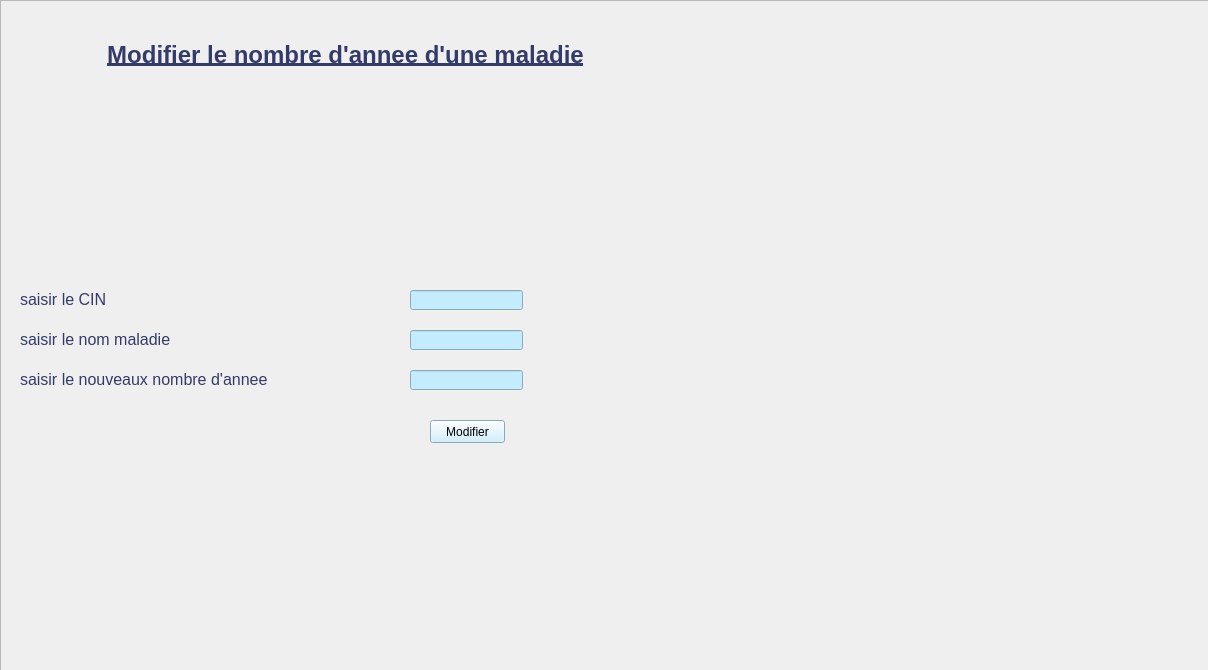
<?xml version="1.0" encoding="UTF-8"?>
<ui version="4.0">
 <class>w11</class>
 <widget class="QWidget" name="w11">
  <property name="geometry">
   <rect>
    <x>0</x>
    <y>0</y>
    <width>1208</width>
    <height>670</height>
   </rect>
  </property>
  <property name="windowTitle">
   <string>Form</string>
  </property>
  <widget class="QLabel" name="label">
   <property name="geometry">
    <rect>
     <x>70</x>
     <y>30</y>
     <width>551</width>
     <height>51</height>
    </rect>
   </property>
   <property name="text">
    <string>&lt;html&gt;&lt;head/&gt;&lt;body&gt;&lt;p align=&quot;center&quot;&gt;&lt;span style=&quot; font-size:18pt; font-weight:600; text-decoration: underline; color:#333b68;&quot;&gt;Modifier le nombre d'annee d'une maladie&lt;/span&gt;&lt;/p&gt;&lt;/body&gt;&lt;/html&gt;</string>
   </property>
  </widget>
  <widget class="QLabel" name="label_2">
   <property name="geometry">
    <rect>
     <x>20</x>
     <y>290</y>
     <width>91</width>
     <height>16</height>
    </rect>
   </property>
   <property name="text">
    <string>&lt;html&gt;&lt;head/&gt;&lt;body&gt;&lt;p&gt;&lt;span style=&quot; font-size:12pt; color:#333b68;&quot;&gt;saisir le CIN&lt;/span&gt;&lt;/p&gt;&lt;/body&gt;&lt;/html&gt;</string>
   </property>
  </widget>
  <widget class="QLabel" name="label_3">
   <property name="geometry">
    <rect>
     <x>20</x>
     <y>330</y>
     <width>161</width>
     <height>16</height>
    </rect>
   </property>
   <property name="text">
    <string>&lt;html&gt;&lt;head/&gt;&lt;body&gt;&lt;p&gt;&lt;span style=&quot; font-size:12pt; color:#333b68;&quot;&gt;saisir le nom maladie&lt;/span&gt;&lt;/p&gt;&lt;/body&gt;&lt;/html&gt;</string>
   </property>
  </widget>
  <widget class="QLabel" name="label_6">
   <property name="geometry">
    <rect>
     <x>20</x>
     <y>260</y>
     <width>47</width>
     <height>13</height>
    </rect>
   </property>
   <property name="text">
    <string/>
   </property>
  </widget>
  <widget class="QLabel" name="label_4">
   <property name="geometry">
    <rect>
     <x>20</x>
     <y>370</y>
     <width>261</width>
     <height>16</height>
    </rect>
   </property>
   <property name="text">
    <string>&lt;html&gt;&lt;head/&gt;&lt;body&gt;&lt;p&gt;&lt;span style=&quot; font-size:12pt; color:#333b68;&quot;&gt;saisir le nouveaux nombre d'annee&lt;/span&gt;&lt;/p&gt;&lt;/body&gt;&lt;/html&gt;</string>
   </property>
  </widget>
  <widget class="QLineEdit" name="cin">
   <property name="geometry">
    <rect>
     <x>410</x>
     <y>290</y>
     <width>113</width>
     <height>20</height>
    </rect>
   </property>
   <property name="styleSheet">
    <string notr="true">background-color: rgb(196, 236, 255);
</string>
   </property>
  </widget>
  <widget class="QLineEdit" name="nom">
   <property name="geometry">
    <rect>
     <x>410</x>
     <y>330</y>
     <width>113</width>
     <height>20</height>
    </rect>
   </property>
   <property name="styleSheet">
    <string notr="true">background-color: rgb(196, 236, 255);</string>
   </property>
  </widget>
  <widget class="QLineEdit" name="nb">
   <property name="geometry">
    <rect>
     <x>410</x>
     <y>370</y>
     <width>113</width>
     <height>20</height>
    </rect>
   </property>
   <property name="styleSheet">
    <string notr="true">background-color: rgb(196, 236, 255);</string>
   </property>
  </widget>
  <widget class="QPushButton" name="modif">
   <property name="geometry">
    <rect>
     <x>430</x>
     <y>420</y>
     <width>75</width>
     <height>23</height>
    </rect>
   </property>
   <property name="styleSheet">
    <string notr="true">background-color: rgb(196, 236, 255);</string>
   </property>
   <property name="text">
    <string>Modifier</string>
   </property>
  </widget>
  <widget class="QFrame" name="frame">
   <property name="geometry">
    <rect>
     <x>0</x>
     <y>0</y>
     <width>1301</width>
     <height>711</height>
    </rect>
   </property>
   <property name="styleSheet">
    <string notr="true">background-image: url(im3.jpeg);</string>
   </property>
   <property name="frameShape">
    <enum>QFrame::StyledPanel</enum>
   </property>
   <property name="frameShadow">
    <enum>QFrame::Raised</enum>
   </property>
  </widget>
  <zorder>frame</zorder>
  <zorder>label</zorder>
  <zorder>label_2</zorder>
  <zorder>label_3</zorder>
  <zorder>label_6</zorder>
  <zorder>label_4</zorder>
  <zorder>cin</zorder>
  <zorder>nom</zorder>
  <zorder>nb</zorder>
  <zorder>modif</zorder>
 </widget>
 <resources>
  <include location="ressource3/resources2.qrc"/>
 </resources>
 <connections/>
</ui>
